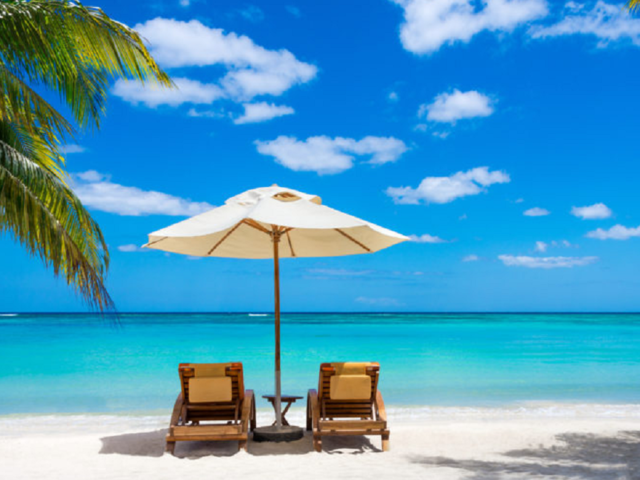
#> input picture beach.png, 640 x 480 px
$ python ascii_art.py
#> lines starting #> are read from the running program, lines starting #| are printed output that depends on the picture
# ASCII Art
# Project created Fall 2018
# Idea: https://robertheaton.com/2018/06/12/programming-projects-for-advanced-beginners-ascii-art/
# To Run: Python3 ascii_art.py
from PIL import Image
import numpy as np
import pprint
import sys
from colorama import Fore 			# allow for terminal color printing


pp = pprint.PrettyPrinter(indent=4)
ascii_chars = "`^\",:;Il!i~+_-?][}{1)(|\\/tfjrxnuvczXYUJCLQ0OZmwqpdbkhao*#MW&8%B@$"

#single brightness number
def single_brightness(color_func):
	def single_color_func(r, g, b, invert):
		if invert:
			r = 255-r
			g = 255-g
			b = 255-b
		if color_func == "AVERAGE":
			return int((r + b + g)/3)
		elif color_func == "LIGHTNESS":
			return int((max(r, b, g) +  min(r, b, g))/2)
		elif color_func == "LUMINOSITY":
			return int((max(r, b, g) +  min(r, b, g))/2)
		else:
			return ValueError("Did not select valid color function option")
	return single_color_func


if __name__ == "__main__":
	# load image and dimensions
	try:
		im = Image.open("beach.png")			# im is a PIL.image
#> im is the input picture: PIL image 640x480 RGBA; mean R, G, B, A 78.3, 158, 195, 255
		print("Image loaded successfully!")
	except:
		print("Image cannot be opened")
	width, height = im.size
#> width = 640; height = 480
	print("Original dimensions: " + str(width) + " x " + str(height))
#| Original dimensions: 640 x 480

	im = im.resize((320, 240))
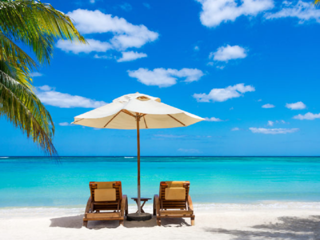
#> im: PIL image 320x240 RGBA; mean R, G, B, A 78.3, 158, 195, 255
	width = 320
	height = 240

	#load pixels into matrix
	pixels = im.load()
	pixel_matrix = []
	brightness_matrix = []
	min_bright = sys.maxsize
	max_bright = sys.maxsize*-1
	color_func = single_brightness("AVERAGE")	# Can be AVERAGE, LIGHTNESS or LUMINOSITY
	invert = False								# Add into Argparse

	for x in range(width):
		brightness_row = []
		for y in range(height):
			r, g, b, total = pixels[x, y]
			rgb = (r, g, b)
			brightness = color_func(r, g, b, True)
			if brightness < min_bright:
				min_bright = brightness
			if brightness > max_bright:
				max_bright = brightness
			brightness_row.append(brightness)
		brightness_matrix.append(brightness_row)
#> after the loop, brightness_matrix = 320 items; max_bright = 251; min_bright = 1

	scaled_min = 0
	scaled_max = len(ascii_chars)-1

	for i in range(len(brightness_matrix)):
		row = []
		for j in range(len(brightness_matrix[0])):
#> (the run stopped early here; a loop or call above may not have finished)
